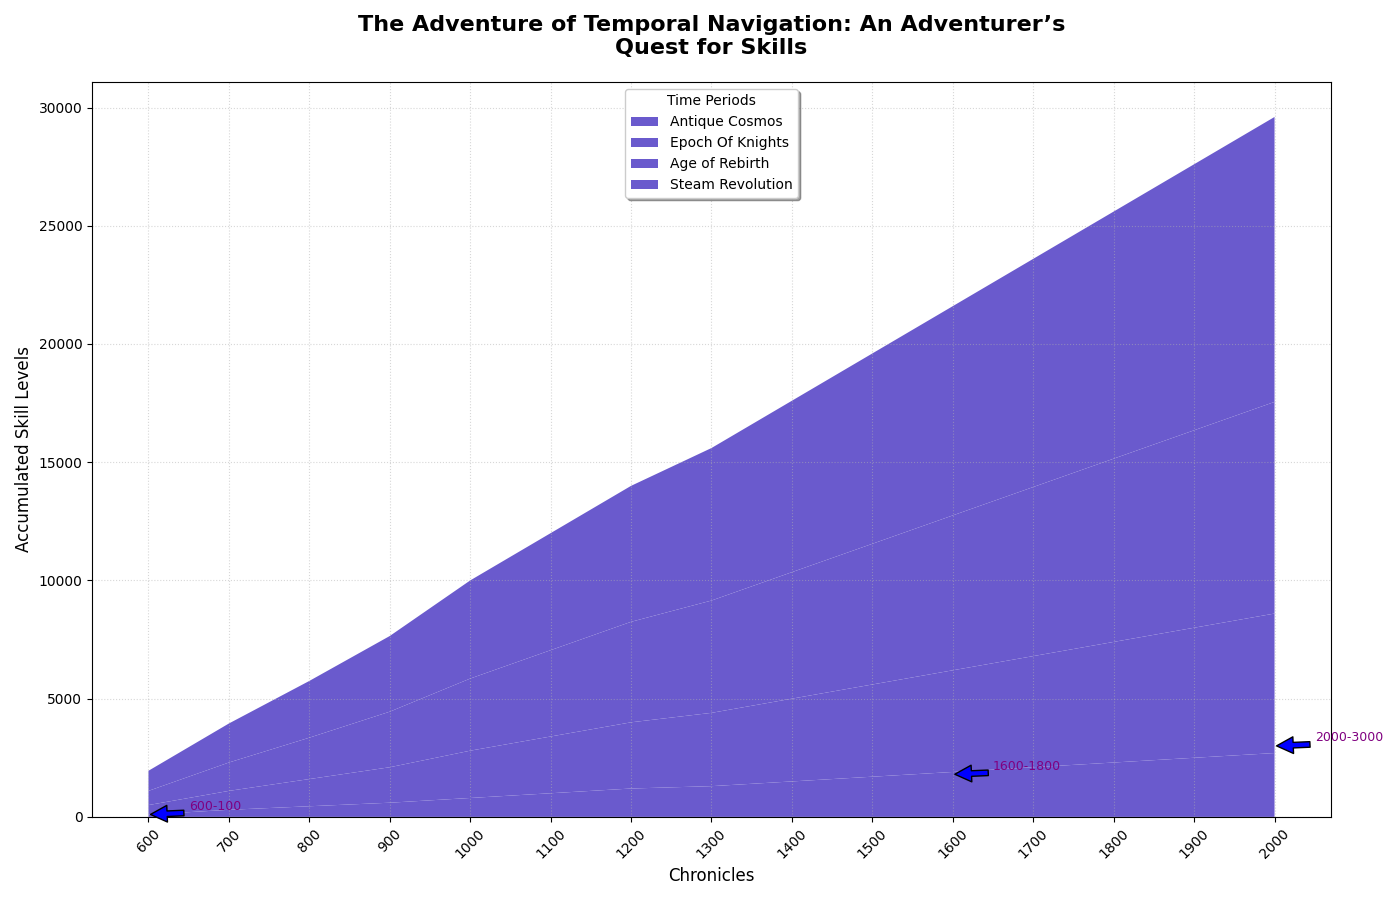

Source code (Python):
import matplotlib.pyplot as plt
import numpy as np

eras = ['Antique Cosmos', 'Epoch Of Knights', 'Age of Rebirth', 'Steam Revolution']
years = np.arange(600, 2100, 100)

experience_points = np.array([
    [100, 300, 450, 600, 800, 1000, 1200, 1300, 1500, 1700, 1900, 2100, 2300, 2500, 2700],
    [300, 500, 700, 900, 1200, 1400, 1600, 1800, 2000, 2200, 2400, 2600, 2800, 3000, 3200],
    [200, 400, 600, 850, 1050, 1250, 1450, 1650, 1850, 2050, 2250, 2450, 2650, 2850, 3050],
    [250, 450, 650, 850, 1100, 1300, 1500, 1700, 1900, 2100, 2300, 2500, 2700, 2900, 3100]
])

cumulative_points = np.cumsum(experience_points, axis=0)

plt.figure(figsize=(14, 9))
plt.stackplot(years, cumulative_points, labels=eras, colors=['#6A5ACD'])

plt.title("The Adventure of Temporal Navigation: An Adventurer’s\nQuest for Skills", fontsize=16, fontweight='bold', pad=20)
plt.xlabel("Chronicles", fontsize=12)
plt.ylabel("Accumulated Skill Levels", fontsize=12)

plt.legend(loc='upper center', title="Time Periods", fontsize=10, shadow=True)
plt.grid(linestyle=':', alpha=0.5)

significant_points = [(600, 100), (1600, 1800), (2000, 3000)]
for year, value in significant_points:
    plt.annotate(f'{year}-{value}', xy=(year, value), xytext=(year+50, value+200),
                 arrowprops=dict(facecolor='blue', shrink=0.05), fontsize=9, color='purple')

plt.xticks(years, rotation=45, fontsize=10)

plt.tight_layout()
plt.show()
